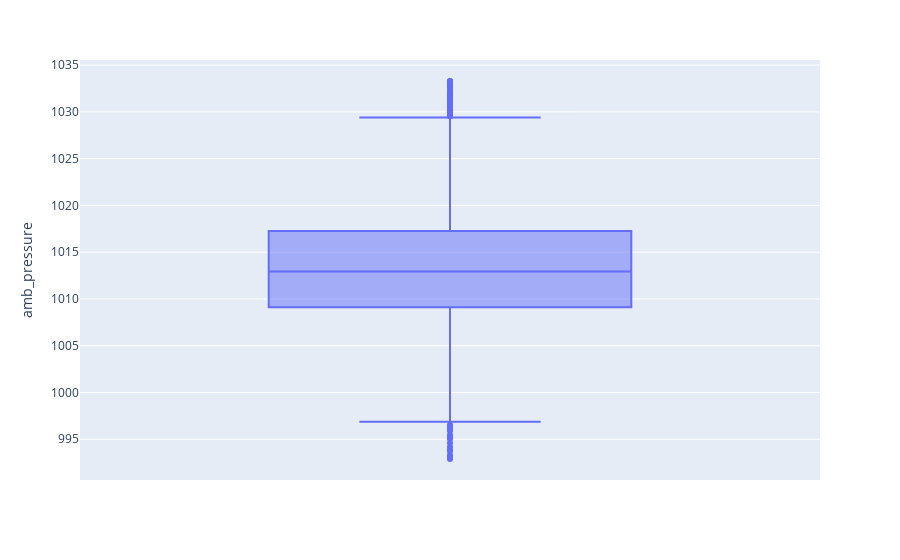

This figure's notebook cell:
### Code cell
plotly.offline.iplot(fig, filename='filename.png',image='png')# For Downloading the image as png

### Figure 1 — Plotly figure (JSON) as saved in the notebook; plotly's stock layout.template omitted (floating-point values rounded to 4 significant figures; data arrays with more than 128 entries replaced by an {"elided": "..."} marker saying what was removed)
{"data": [{"alignmentgroup": "True", "hovertemplate": "amb_pressure=%{y}<extra></extra>", "legendgroup": "", "marker": {"color": "#636efa"}, "name": "", "notched": false, "offsetgroup": "", "orientation": "v", "showlegend": false, "type": "box", "x0": " ", "xaxis": "x", "y": {"elided": "9568 float values"}, "y0": " ", "yaxis": "y"}], "layout": {"boxmode": "group", "legend": {"tracegroupgap": 0}, "margin": {"t": 60}, "xaxis": {"anchor": "y", "domain": [0, 1]}, "yaxis": {"anchor": "x", "domain": [0, 1], "title": {"text": "amb_pressure"}}}}
